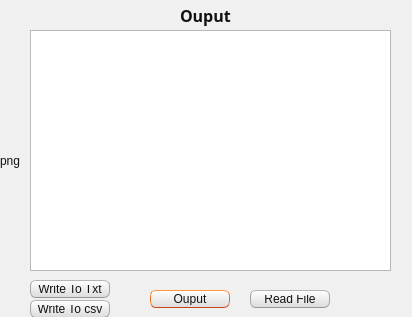
<?xml version="1.0" encoding="UTF-8"?>
<ui version="4.0">
 <class>output</class>
 <widget class="QDialog" name="output">
  <property name="geometry">
   <rect>
    <x>0</x>
    <y>0</y>
    <width>412</width>
    <height>317</height>
   </rect>
  </property>
  <property name="windowTitle">
   <string>Student Management Gui</string>
  </property>
  <property name="styleSheet">
   <string notr="true">
/*
Ubuntu Style Sheet for QT Applications
Author: Jaime A. Quiroga P.
Company: GTRONICK
Last updated: 01/10/2021 (dd/mm/yyyy), 15:18.
Available at: https://github.com/GTRONICK/QSS/blob/master/Ubuntu.qss
*/
QMainWindow {
	background-color:#f0f0f0;
}
QCheckBox {
	padding:2px;
}
QCheckBox:hover {
	border:1px solid rgb(255,150,60);
	border-radius:4px;
	padding: 1px;
	background-color:qlineargradient(spread:pad, x1:0.5, y1:1, x2:0.5, y2:0, stop:0 rgba(190, 90, 50, 50), stop:1 rgba(250, 130, 40, 50));
}
QCheckBox::indicator:checked {
	border:1px solid rgb(246, 134, 86);
	border-radius:4px;
  	background-color:rgb(246, 134, 86)
}
QCheckBox::indicator:unchecked {
	border-width:1px solid rgb(246, 134, 86);
	border-radius:4px;
  	background-color:rgb(255,255,255);
}
QColorDialog {
	background-color:#f0f0f0;
}
QComboBox {
	color:rgb(81,72,65);
	background: #ffffff;
}
QComboBox:editable {
	selection-color:rgb(81,72,65);
	selection-background-color: #ffffff;
}
QComboBox QAbstractItemView {
	selection-color: #ffffff;
	selection-background-color: rgb(246, 134, 86);
}
QComboBox:!editable:on, QComboBox::drop-down:editable:on {
	color:  #1e1d23;	
}
QDateTimeEdit, QDateEdit, QDoubleSpinBox, QFontComboBox {
	color:rgb(81,72,65);
	background-color: #ffffff;
}

QDialog {
	background-color:#f0f0f0;
}

QLabel,QLineEdit {
	color:rgb(17,17,17);
}
QLineEdit {
	background-color:rgb(255,255,255);
	selection-background-color:rgb(236,116,64);
}
QMenuBar {
	color:rgb(223,219,210);
	background-color:rgb(65,64,59);
}
QMenuBar::item {
	padding-top:4px;
	padding-left:4px;
	padding-right:4px;
	color:rgb(223,219,210);
	background-color:rgb(65,64,59);
}
QMenuBar::item:selected {
	color:rgb(255,255,255);
	padding-top:2px;
	padding-left:2px;
	padding-right:2px;
	border-top-width:2px;
	border-left-width:2px;
	border-right-width:2px;
	border-top-right-radius:4px;
	border-top-left-radius:4px;
	border-style:solid;
	background-color:rgb(65,64,59);
	border-top-color: rgb(47,47,44);
	border-right-color: qlineargradient(spread:pad, x1:0, y1:1, x2:1, y2:0, stop:0 rgba(90, 87, 78, 255), stop:1 rgba(47,47,44, 255));
	border-left-color:  qlineargradient(spread:pad, x1:1, y1:0, x2:0, y2:0, stop:0 rgba(90, 87, 78, 255), stop:1 rgba(47,47,44, 255));
}
QMenu {
	color:rgb(223,219,210);
	background-color:rgb(65,64,59);
}
QMenu::item {
	color:rgb(223,219,210);
	padding:4px 10px 4px 20px;
}
QMenu::item:selected {
	color:rgb(255,255,255);
	background-color: qlineargradient(spread:pad, x1:0.5, y1:1, x2:0.5, y2:0, stop:0 rgba(225, 108, 54, 255), stop:1 rgba(246, 134, 86, 255));
	border-style:solid;
	border-width:3px;
	padding:4px 7px 4px 17px;
	border-bottom-color:qlineargradient(spread:pad, x1:0.5, y1:1, x2:0.5, y2:0, stop:0 rgba(175,85,48,255), stop:1 rgba(236,114,67, 255));
	border-top-color:qlineargradient(spread:pad, x1:0.5, y1:1, x2:0.5, y2:0, stop:0 rgba(253,156,113,255), stop:1 rgba(205,90,46, 255));
	border-right-color:qlineargradient(spread:pad, x1:0, y1:0.5, x2:1, y2:0.5, stop:0 rgba(253,156,113,255), stop:1 rgba(205,90,46, 255));
	border-left-color:qlineargradient(spread:pad, x1:1, y1:0.5, x2:0, y2:0.5, stop:0 rgba(253,156,113,255), stop:1 rgba(205,90,46, 255));
}
QPlainTextEdit {
	border: 1px solid transparent;
	color:rgb(17,17,17);
	selection-background-color:rgb(236,116,64);
    background-color: #FFFFFF;
}
QProgressBar {
	text-align: center;
	color: rgb(0, 0, 0);
	border: 1px inset rgb(150,150,150); 
	border-radius: 10px;
	background-color:rgb(221,221,219);
}
QProgressBar::chunk:horizontal {
	background-color: qlineargradient(spread:pad, x1:0.5, y1:1, x2:0.5, y2:0, stop:0 rgba(225, 108, 54, 255), stop:1 rgba(246, 134, 86, 255));
	border:1px solid;
	border-radius:8px;
	border-bottom-color:qlineargradient(spread:pad, x1:0.5, y1:1, x2:0.5, y2:0, stop:0 rgba(175,85,48,255), stop:1 rgba(236,114,67, 255));
	border-top-color:qlineargradient(spread:pad, x1:0.5, y1:1, x2:0.5, y2:0, stop:0 rgba(253,156,113,255), stop:1 rgba(205,90,46, 255));
	border-right-color:qlineargradient(spread:pad, x1:0, y1:0.5, x2:1, y2:0.5, stop:0 rgba(253,156,113,255), stop:1 rgba(205,90,46, 255));
	border-left-color:qlineargradient(spread:pad, x1:1, y1:0.5, x2:0, y2:0.5, stop:0 rgba(253,156,113,255), stop:1 rgba(205,90,46, 255));
}
QPushButton{
	color:rgb(17,17,17);
	border-width: 1px;
	border-radius: 6px;
	border-bottom-color: rgb(150,150,150);
	border-right-color: rgb(165,165,165);
	border-left-color: rgb(165,165,165);
	border-top-color: rgb(180,180,180);
	border-style: solid;
	padding: 4px;
	background-color: qlineargradient(spread:pad, x1:0.5, y1:1, x2:0.5, y2:0, stop:0 rgba(220, 220, 220, 255), stop:1 rgba(255, 255, 255, 255));
}
QPushButton:hover{
	color:rgb(17,17,17);
	border-width: 1px;
	border-radius:6px;
	border-top-color: rgb(255,150,60);
	border-right-color: qlineargradient(spread:pad, x1:0, y1:1, x2:1, y2:0, stop:0 rgba(200, 70, 20, 255), stop:1 rgba(255,150,60, 255));
	border-left-color:  qlineargradient(spread:pad, x1:1, y1:0, x2:0, y2:0, stop:0 rgba(200, 70, 20, 255), stop:1 rgba(255,150,60, 255));
	border-bottom-color: rgb(200,70,20);
	border-style: solid;
	padding: 2px;
	background-color: qlineargradient(spread:pad, x1:0.5, y1:1, x2:0.5, y2:0, stop:0 rgba(220, 220, 220, 255), stop:1 rgba(255, 255, 255, 255));
}
QPushButton:default{
	color:rgb(17,17,17);
	border-width: 1px;
	border-radius:6px;
	border-top-color: rgb(255,150,60);
	border-right-color: qlineargradient(spread:pad, x1:0, y1:1, x2:1, y2:0, stop:0 rgba(200, 70, 20, 255), stop:1 rgba(255,150,60, 255));
	border-left-color:  qlineargradient(spread:pad, x1:1, y1:0, x2:0, y2:0, stop:0 rgba(200, 70, 20, 255), stop:1 rgba(255,150,60, 255));
	border-bottom-color: rgb(200,70,20);
	border-style: solid;
	padding: 2px;
	background-color: qlineargradient(spread:pad, x1:0.5, y1:1, x2:0.5, y2:0, stop:0 rgba(220, 220, 220, 255), stop:1 rgba(255, 255, 255, 255));
}
QPushButton:pressed{
	color:rgb(17,17,17);
	border-width: 1px;
	border-radius: 6px;
	border-width: 1px;
	border-top-color: rgba(255,150,60,200);
	border-right-color: qlineargradient(spread:pad, x1:0, y1:1, x2:1, y2:0, stop:0 rgba(200, 70, 20, 255), stop:1 rgba(255,150,60, 200));
	border-left-color:  qlineargradient(spread:pad, x1:1, y1:0, x2:0, y2:0, stop:0 rgba(200, 70, 20, 255), stop:1 rgba(255,150,60, 200));
	border-bottom-color: rgba(200,70,20,200);
	border-style: solid;
	padding: 2px;
	background-color: qlineargradient(spread:pad, x1:0.5, y1:0, x2:0.5, y2:1, stop:0 rgba(220, 220, 220, 255), stop:1 rgba(255, 255, 255, 255));
}
QPushButton:disabled{
	color:rgb(174,167,159);
	border-width: 1px;
	border-radius: 6px;
	background-color: qlineargradient(spread:pad, x1:0.5, y1:1, x2:0.5, y2:0, stop:0 rgba(200, 200, 200, 255), stop:1 rgba(230, 230, 230, 255));
}
QRadioButton {
	padding: 1px;
}
QRadioButton::indicator:checked {
	height: 10px;
	width: 10px;
	border-style:solid;
	border-radius:5px;
	border-width: 1px;
	border-color: rgba(246, 134, 86, 255);
	color: #a9b7c6;
	background-color:rgba(246, 134, 86, 255);
}
QRadioButton::indicator:!checked {
	height: 10px;
	width: 10px;
	border-style:solid;
	border-radius:5px;
	border-width: 1px;
	border-color: rgb(246, 134, 86);
	color: #a9b7c6;
	background-color: transparent;
}
QScrollArea {
	color: white;
	background-color:#f0f0f0;
}
QSlider::groove {
	border-style: solid;
	border-width: 1px;
	border-color: rgb(207,207,207);
}
QSlider::groove:horizontal {
	height: 5px;
	background: rgb(246, 134, 86);
}
QSlider::groove:vertical {
	width: 5px;
	background: rgb(246, 134, 86);
}
QSlider::handle:horizontal {
	background: rgb(253,253,253);
	border-style: solid;
	border-width: 1px;
	border-color: rgb(207,207,207);
	width: 12px;
	margin: -5px 0;
	border-radius: 7px;
}
QSlider::handle:vertical {
	background: rgb(253,253,253);
	border-style: solid;
	border-width: 1px;
	border-color: rgb(207,207,207);
	height: 12px;
	margin: 0 -5px;
	border-radius: 7px;
}
QSlider::add-page:horizontal, QSlider::add-page:vertical {
 	background: white;
}
QSlider::sub-page:horizontal, QSlider::sub-page:vertical {
	background: rgb(246, 134, 86);
}
QStatusBar, QSpinBox {
	color:rgb(81,72,65);
}
QSpinBox {
	background-color: #ffffff;
}
QScrollBar:horizontal {
	max-height: 20px;
	border: 1px transparent;
	margin: 0px 20px 0px 20px;
}
QScrollBar::handle:horizontal {
	background: rgb(253,253,253);
	border: 1px solid rgb(207,207,207);
	border-radius: 7px;
	min-width: 25px;
}
QScrollBar::handle:horizontal:hover {
	background: rgb(253,253,253);
	border: 1px solid rgb(255,150,60);
	border-radius: 7px;
	min-width: 25px;
}
QScrollBar::add-line:horizontal {
  	border: 1px solid rgb(207,207,207);
  	border-top-right-radius: 7px;
  	border-top-left-radius: 7px;
  	border-bottom-right-radius: 7px;
  	background: rgb(255, 255, 255);
  	width: 20px;
  	subcontrol-position: right;
  	subcontrol-origin: margin;
}
QScrollBar::add-line:horizontal:hover {
  	border: 1px solid rgb(255,150,60);
  	border-top-right-radius: 7px;
  	border-top-left-radius: 7px;
  	border-bottom-right-radius: 7px;
  	background: rgb(255, 255, 255);
  	width: 20px;
  	subcontrol-position: right;
  	subcontrol-origin: margin;
}
QScrollBar::add-line:horizontal:pressed {
  	border: 1px solid grey;
  	border-top-left-radius: 7px;
  	border-top-right-radius: 7px;
  	border-bottom-right-radius: 7px;
  	background: rgb(231,231,231);
  	width: 20px;
  	subcontrol-position: right;
  	subcontrol-origin: margin;
}
QScrollBar::sub-line:horizontal {
  	border: 1px solid rgb(207,207,207);
  	border-top-right-radius: 7px;
  	border-top-left-radius: 7px;
  	border-bottom-left-radius: 7px;
  	background: rgb(255, 255, 255);
  	width: 20px;
  	subcontrol-position: left;
  	subcontrol-origin: margin;
}
QScrollBar::sub-line:horizontal:hover {
  	border: 1px solid rgb(255,150,60);
  	border-top-right-radius: 7px;
  	border-top-left-radius: 7px;
  	border-bottom-left-radius: 7px;
  	background: rgb(255, 255, 255);
  	width: 20px;
  	subcontrol-position: left;
  	subcontrol-origin: margin;
}
QScrollBar::sub-line:horizontal:pressed {
  	border: 1px solid grey;
  	border-top-right-radius: 7px;
  	border-top-left-radius: 7px;
  	border-bottom-left-radius: 7px;
  	background: rgb(231,231,231);
  	width: 20px;
  	subcontrol-position: left;
  	subcontrol-origin: margin;
}
QScrollBar::left-arrow:horizontal {
  	border: 1px transparent grey;
  	border-top-left-radius: 3px;
  	border-bottom-left-radius: 3px;
  	width: 6px;
  	height: 6px;
  	background: rgb(230,230,230);
}
QScrollBar::right-arrow:horizontal {
	border: 1px transparent grey;
	border-top-right-radius: 3px;
	border-bottom-right-radius: 3px;
  	width: 6px;
  	height: 6px;
 	background: rgb(230,230,230);
}
QScrollBar::add-page:horizontal, QScrollBar::sub-page:horizontal {
 	background: none;
} 
QScrollBar:vertical {
	max-width: 20px;
	border: 1px transparent grey;
	margin: 20px 0px 20px 0px;
}
QScrollBar::add-line:vertical {
	border: 1px solid;
	border-color: rgb(207,207,207);
	border-bottom-right-radius: 7px;
	border-bottom-left-radius: 7px;
	border-top-left-radius: 7px;
	background: rgb(255, 255, 255);
  	height: 20px;
  	subcontrol-position: bottom;
  	subcontrol-origin: margin;
}
QScrollBar::add-line:vertical:hover {
  	border: 1px solid;
  	border-color: rgb(255,150,60);
  	border-bottom-right-radius: 7px;
  	border-bottom-left-radius: 7px;
  	border-top-left-radius: 7px;
  	background: rgb(255, 255, 255);
  	height: 20px;
  	subcontrol-position: bottom;
  	subcontrol-origin: margin;
}
QScrollBar::add-line:vertical:pressed {
  	border: 1px solid grey;
  	border-bottom-left-radius: 7px;
  	border-bottom-right-radius: 7px;
  	border-top-left-radius: 7px;
  	background: rgb(231,231,231);
  	height: 20px;
  	subcontrol-position: bottom;
  	subcontrol-origin: margin;
}
QScrollBar::sub-line:vertical {
  	border: 1px solid rgb(207,207,207);
  	border-top-right-radius: 7px;
  	border-top-left-radius: 7px;
  	border-bottom-left-radius: 7px;
  	background: rgb(255, 255, 255);
  	height: 20px;
  	subcontrol-position: top;
  	subcontrol-origin: margin;
}
QScrollBar::sub-line:vertical:hover {
  	border: 1px solid rgb(255,150,60);
  	border-top-right-radius: 7px;
  	border-top-left-radius: 7px;
  	border-bottom-left-radius: 7px;
	background: rgb(255, 255, 255);
  	height: 20px;
  	subcontrol-position: top;
  	subcontrol-origin: margin;
}
QScrollBar::sub-line:vertical:pressed {
  	border: 1px solid grey;
  	border-top-left-radius: 7px;
  	border-top-right-radius: 7px;
  	background: rgb(231,231,231);
 	height: 20px;
  	subcontrol-position: top;
  	subcontrol-origin: margin;
}
QScrollBar::handle:vertical {
	background: rgb(253,253,253);
	border: 1px solid rgb(207,207,207);
	border-radius: 7px;
	min-height: 25px;
}
QScrollBar::handle:vertical:hover {
	background: rgb(253,253,253);
	border: 1px solid rgb(255,150,60);
	border-radius: 7px;
	min-height: 25px;
}
QScrollBar::up-arrow:vertical {
	border: 1px transparent grey;
  	border-top-left-radius: 3px;
	border-top-right-radius: 3px;
  	width: 6px;
  	height: 6px;
  	background: rgb(230,230,230);
}
QScrollBar::down-arrow:vertical {
  	border: 1px transparent grey;
  	border-bottom-left-radius: 3px;
  	border-bottom-right-radius: 3px;
  	width: 6px;
  	height: 6px;
  	background: rgb(230,230,230);
}
QScrollBar::add-page:vertical, QScrollBar::sub-page:vertical {
  	background: none;
}
QTabWidget {
	color:rgb(0,0,0);
	background-color:rgb(247,246,246);
}
QTabWidget::pane {
	border-color: rgb(180,180,180);
	background-color:rgb(247,246,246);
	border-style: solid;
	border-width: 1px;
  	border-radius: 6px;
}
QTabBar::tab {
	padding-left:4px;
	padding-right:4px;
	padding-bottom:2px;
	padding-top:2px;
	color:rgb(81,72,65);
  	background-color: qlineargradient(spread:pad, x1:0.5, y1:1, x2:0.5, y2:0, stop:0 rgba(221,218,217,255), stop:1 rgba(240,239,238,255));
	border-style: solid;
	border-width: 1px;
  	border-top-right-radius:4px;
	border-top-left-radius:4px;
	border-top-color: rgb(180,180,180);
	border-left-color: rgb(180,180,180);
	border-right-color: rgb(180,180,180);
	border-bottom-color: transparent;
}
QTabBar::tab:selected, QTabBar::tab:last:selected, QTabBar::tab:hover {
  	background-color:rgb(247,246,246);
  	margin-left: 0px;
  	margin-right: 1px;
}
QTabBar::tab:!selected {
	margin-top: 1px;
	margin-right: 1px;
}
QTextEdit {
	border-width: 1px;
	border-style: solid;
	border-color:transparent;
	color:rgb(17,17,17);
	selection-background-color:rgb(236,116,64);
}
QTimeEdit, QToolBox, QToolBox::tab, QToolBox::tab:selected {
	color:rgb(81,72,65);
	background-color: #ffffff;
}


QPushButton:hover {
    border-style: solid;
    border-top-color: qlineargradient(spread:pad, x1:0, y1:1, x2:1, y2:1, stop:0 #C0DB50, stop:0.4 #C0DB50, stop:0.5 #100E19, stop:1 #100E19);
    border-bottom-color: qlineargradient(spread:pad, x1:0, y1:1, x2:1, y2:1, stop:0 #100E19, stop:0.5 #100E19, stop:0.6 #C0DB50, stop:1 #C0DB50);
    border-left-color: qlineargradient(spread:pad, x1:0, y1:0, x2:0, y2:1, stop:0 #C0DB50, stop:0.3 #C0DB50, stop:0.7 #100E19, stop:1 #100E19);
    border-right-color: qlineargradient(spread:pad, x1:0, y1:1, x2:0, y2:0, stop:0 #C0DB50, stop:0.3 #C0DB50, stop:0.7 #100E19, stop:1 #100E19);
    border-width: 2px;
    border-radius: 1px;
    color: black; /* Warna font saat hover */
    padding: 2px;
    background-color: transparent; /* Hilangkan latar belakang saat hover */
}

QPushButton:pressed {
    border-style: solid;
    border-top-color: qlineargradient(spread:pad, x1:0, y1:1, x2:1, y2:1, stop:0 #d33af1, stop:0.4 #d33af1, stop:0.5 #100E19, stop:1 #100E19);
    border-bottom-color: qlineargradient(spread:pad, x1:0, y1:1, x2:1, y2:1, stop:0 #100E19, stop:0.5 #100E19, stop:0.6 #d33af1, stop:1 #d33af1);
    border-left-color: qlineargradient(spread:pad, x1:0, y1:0, x2:0, y2:1, stop:0 #d33af1, stop:0.3 #d33af1, stop:0.7 #100E19, stop:1 #100E19);
    border-right-color: qlineargradient(spread:pad, x1:0, y1:1, x2:0, y2:0, stop:0 #d33af1, stop:0.3 #d33af1, stop:0.7 #100E19, stop:1 #100E19);
    border-width: 2px;
    border-radius: 1px;
    color: #d3dae3;
    padding: 2px;
}
</string>
  </property>
  <widget class="QPushButton" name="pushButton_loadtable">
   <property name="geometry">
    <rect>
     <x>150</x>
     <y>290</y>
     <width>80</width>
     <height>18</height>
    </rect>
   </property>
   <property name="text">
    <string>Ouput</string>
   </property>
  </widget>
  <widget class="QPushButton" name="pushButtonwrite">
   <property name="geometry">
    <rect>
     <x>30</x>
     <y>280</y>
     <width>80</width>
     <height>18</height>
    </rect>
   </property>
   <property name="text">
    <string>Write To Txt</string>
   </property>
  </widget>
  <widget class="QPushButton" name="pushButton_READ">
   <property name="geometry">
    <rect>
     <x>250</x>
     <y>290</y>
     <width>80</width>
     <height>18</height>
    </rect>
   </property>
   <property name="text">
    <string>Read File</string>
   </property>
  </widget>
  <widget class="QTableWidget" name="tableWidget">
   <property name="geometry">
    <rect>
     <x>30</x>
     <y>30</y>
     <width>361</width>
     <height>241</height>
    </rect>
   </property>
  </widget>
  <widget class="QPushButton" name="pushButtonwrite_2">
   <property name="geometry">
    <rect>
     <x>30</x>
     <y>300</y>
     <width>80</width>
     <height>18</height>
    </rect>
   </property>
   <property name="text">
    <string>Write To csv</string>
   </property>
  </widget>
  <widget class="QLabel" name="label">
   <property name="geometry">
    <rect>
     <x>180</x>
     <y>0</y>
     <width>91</width>
     <height>31</height>
    </rect>
   </property>
   <property name="font">
    <font>
     <family>Microsoft YaHei</family>
     <pointsize>12</pointsize>
     <bold>true</bold>
    </font>
   </property>
   <property name="text">
    <string>Ouput</string>
   </property>
  </widget>
  <widget class="QLabel" name="label_picture">
   <property name="geometry">
    <rect>
     <x>0</x>
     <y>0</y>
     <width>411</width>
     <height>321</height>
    </rect>
   </property>
   <property name="text">
    <string>png</string>
   </property>
  </widget>
  <zorder>label_picture</zorder>
  <zorder>pushButton_loadtable</zorder>
  <zorder>pushButtonwrite</zorder>
  <zorder>pushButton_READ</zorder>
  <zorder>tableWidget</zorder>
  <zorder>pushButtonwrite_2</zorder>
  <zorder>label</zorder>
 </widget>
 <resources/>
 <connections/>
</ui>
